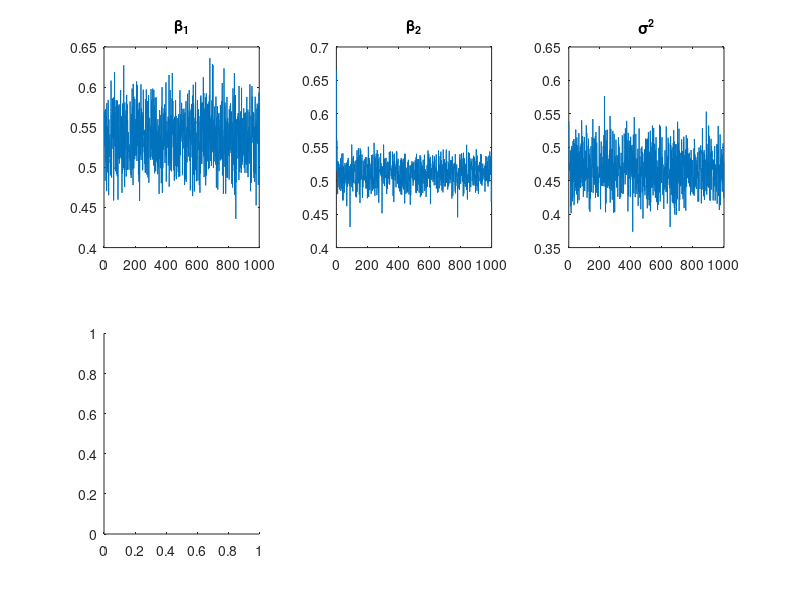

Write the MATLAB code that produced this figure. (Note: this script raises an error after producing the figure.)
% Econ 7218
% Demonstration of Gibbs sampling for linear regression model

ssd = 12345;
rng(ssd);

%% model and estimation setting 

N=500;     % sample size 
T=1000;    % length of MCMC
burn=100;  % length of burn-in

%% DGP parameters

beta=[0.5; 0.5];
sigma=0.5;

%% generate exogenous regressors

x1 = randn(N,1);
x2 = chi2rnd(1,[N,1]);
ep = randn(N,1)*sqrt(sigma);
X = [x1 x2];
Y = X*beta+ep;


%% start Gibbs sampling

beta_T=zeros(2,T);
sigma_T=zeros(T,1);

beta_0=zeros([1,2]);
B_0=eye(2)*3;
rho_0=2.2;
eta_0=0.1;

beta_T(:,1)=20;
sigma_T(1)=10;


for t=2:T
    
    % THE SAMPLING OF BETA FROM PROSTERIOR DISTRIBUTION %
    V=sigma_T(t-1)*eye(N);
    ZVX=X'/V*X;
    ZVY=X'/V*Y;
    beta_T(:,t)=mvnrnd(((inv(B_0)+ZVX)\((B_0)\beta_0'+ZVY)),inv(inv(B_0)+ZVX));
    
    % THE SAMPLING OF SIGMA_E^2 FROM PROSTERIOR DISTRIBUTION %
    
    ep=Y-X*beta_T(:,t);
    rho_1=rho_0+length(ep);
    sigma_T(t)=(ep'*ep+eta_0)/chi2rnd(rho_1);
    
    
end


subplot(2,3,1)
plot(beta_T(1,2:t));figure(gcf);
title('\beta_1')
subplot(2,3,2)
plot(beta_T(2,2:t));figure(gcf);
title('\beta_2')
subplot(2,3,3)
plot(sigma_T(2:t));figure(gcf);
title('\sigma^2')
subplot(2,3,4)
histogram(beta_T(1,2:t));figure(gcf);
title('\beta_1')
subplot(2,3,5)
histogram(beta_T(2,2:t));figure(gcf);
title('\beta_2')
subplot(2,3,6)
histogram(sigma_T(2:t));figure(gcf);
title('\sigma^2')




disp(mean(beta_T(1,burn:t)));
disp(mean(beta_T(2,burn:t)));
disp(mean(sigma_T(burn:t)));

disp(std(beta_T(1,burn:t)));
disp(std(beta_T(2,burn:t)));
disp(std(sigma_T(burn:t)));


